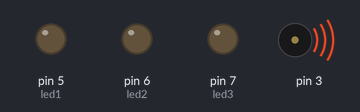
Simulated run of this sketch. Board: Arduino Uno, built with avr-gcc and run on an emulated ATmega328P. Parts: output pins drawn as LEDs (lit = HIGH), buzzer (waves = sounding).

Above: at 0.1 s.
At 5.04 s:
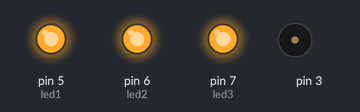
At 11.1 s:
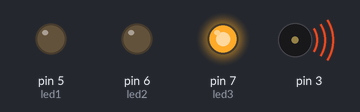
At 19.4 s:
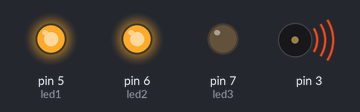
At 29.89 s:
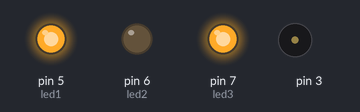
At 38.7 s:
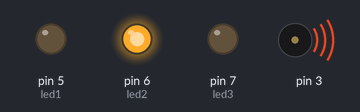
Timing chart, 0 to 40.0 s (numbered marks = the images above):
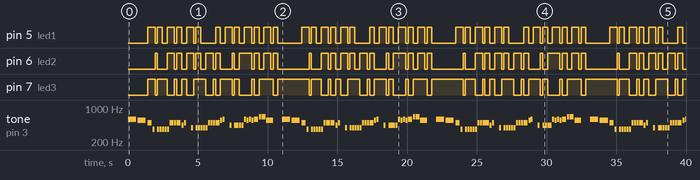

Measured:
- by itself, pin 5 (led1), pin 6 (led2): moves between LOW and HIGH, repeating every 11.0 s
- by itself, tone on pin 3: plays 587 Hz for 0.58 s, 554 Hz for 0.58 s, 494 Hz for 0.29 s, 370 Hz for 0.14 s, 370 Hz for 0.14 s, 370 Hz for 0.14 s … (147 notes in this stretch)
- by itself, pin 7 (led3): repeats every 11.0 s: LOW 0.16 s, HIGH 0.70 s, LOW 0.53 s, HIGH 0.18 s, LOW 0.35 s, HIGH 0.35 s, LOW 0.50 s, HIGH 0.86 s, LOW 0.53 s, HIGH 0.18 s, LOW 0.35 s, HIGH 0.85 s, LOW 0.16 s, HIGH 0.35 s, LOW 0.88 s, HIGH 0.18 s, LOW 0.35 s, HIGH 1.0 s, LOW 0.32 s, HIGH 2.3 s

The sketch:

code.ino
```cpp
//Electronics is Fun
//www.facebook.com/Electronics is Fun
//www.yotube.com/Electronics is Fun

 #include "pitches.h"
int led1=5;
int led2=6;
int led3=7;
int noteDuration;
int pauseBetweenNotes = 0;
int negra;
void setup() {
  pinMode(led1, OUTPUT);
  pinMode(led2, OUTPUT);
  pinMode(led3, OUTPUT);
  negra=640;


}

void loop() {

 chorus();
}

void chorus(){
     notars(negra, NOTE_D5);
     notars(negra, NOTE_CS5);digitalWrite(led1, HIGH);
     digitalWrite(led3, HIGH);
     digitalWrite(led2, LOW);// (1)
     notars(negra/2, NOTE_B4);
     notars(negra/4, NOTE_FS4);digitalWrite(led1, LOW);
     digitalWrite(led3, LOW);
     digitalWrite(led2, HIGH);// (2)
     delay(negra/4); digitalWrite(led3, HIGH);
     digitalWrite(led1, HIGH);
     digitalWrite(led2, LOW);// (3)
     notars(negra/4, NOTE_FS4);
     notars(negra/4, NOTE_FS4);
     digitalWrite(led1, LOW);
     digitalWrite(led2, LOW);
     digitalWrite(led3, HIGH);// (4)
     notars(negra/4, NOTE_FS4);
     notars(negra/4, NOTE_FS4);digitalWrite(led1, HIGH);   //  (1)
     digitalWrite(led2, HIGH);
     digitalWrite(led3, LOW);
     notars(negra/4, NOTE_FS4);

     notars(negra/4, NOTE_B4);
     notars(negra/4, NOTE_B4);digitalWrite(led1, LOW);
     digitalWrite(led2, LOW);
     digitalWrite(led3, HIGH);//  (2)
     notars(negra/4, NOTE_B4);digitalWrite(led1, HIGH);
     digitalWrite(led2, HIGH);
     digitalWrite(led3, LOW);//  (3)
     notars(negra/2, NOTE_B4);digitalWrite(led1, LOW);
     digitalWrite(led2, LOW);
     digitalWrite(led3, HIGH);//  (4)

     notars(negra/4, NOTE_A4);

     notars(negra/4, NOTE_B4);digitalWrite(led1, HIGH);
     digitalWrite(led2, HIGH);
     digitalWrite(led3, LOW);//  (1)
     delay(negra/4);
     delay(negra/4);
     notars(negra/4, NOTE_G4);  digitalWrite(led1, LOW);
     digitalWrite(led2, LOW);
     digitalWrite(led3, HIGH);//  (2)
     delay(negra/4);digitalWrite(led1, HIGH);
     digitalWrite(led2, HIGH);
     digitalWrite(led3, HIGH);//  (3)
//......
     notars(negra/4, NOTE_G4);
     notars(negra/4, NOTE_G4);digitalWrite(led1, LOW);
     digitalWrite(led2, LOW);
     digitalWrite(led3, HIGH);//  (4)
     notars(negra/4, NOTE_G4);
     notars(negra/4, NOTE_G4);digitalWrite(led2, HIGH);
     digitalWrite(led1, LOW);
     digitalWrite(led3, LOW);//  (1)
     notars(negra/4, NOTE_G4);

     notars(negra/4, NOTE_B4);
     notars(negra/4, NOTE_B4);  digitalWrite(led1, LOW);
     digitalWrite(led2, LOW);
     digitalWrite(led3, HIGH);//  (2)
     notars(negra/4, NOTE_B4);digitalWrite(led1, HIGH);
     digitalWrite(led2, HIGH);
     digitalWrite(led3, LOW);//  (3)
     notars(negra/2, NOTE_B4);digitalWrite(led1, LOW);
     digitalWrite(led2, LOW);
     digitalWrite(led3, HIGH);//  (4)

     notars(negra/4, NOTE_CS5);
     notars(negra/4, NOTE_D5);digitalWrite(led1, HIGH);
     digitalWrite(led3, HIGH);
     digitalWrite(led2, LOW);//  (1)
     delay(negra/4);
     delay(negra/4);
     notars(negra/4, NOTE_A4);digitalWrite(led1, LOW);
     digitalWrite(led3, LOW);
     digitalWrite(led2, HIGH);//  (2)
     delay(negra/4);digitalWrite(led1, HIGH);
     digitalWrite(led3, HIGH);
     digitalWrite(led2, LOW);//  (3)

     notars(negra/4, NOTE_A4);
     notars(negra/4, NOTE_A4);digitalWrite(led1, LOW);
     digitalWrite(led3, LOW);
     digitalWrite(led2, HIGH);//  (4)
     notars(negra/4, NOTE_A4);
     notars(negra/4, NOTE_A4);digitalWrite(led1, HIGH);
     digitalWrite(led2, HIGH);
     digitalWrite(led3, LOW);//  (1)

     notars(negra/4, NOTE_D5);
     notars(negra/4, NOTE_CS5);
     notars(negra/4, NOTE_D5);digitalWrite(led1, LOW);
     digitalWrite(led2, LOW);
     digitalWrite(led3, HIGH);//  (2)
     notars(negra/4, NOTE_CS5);digitalWrite(led1, HIGH);
     digitalWrite(led2, HIGH);
     digitalWrite(led3, LOW);//  (3)
     notars(negra/2, NOTE_D5);digitalWrite(led1, LOW);
     digitalWrite(led2, LOW);
     digitalWrite(led3, HIGH);//  (4)
     //
     notars(negra/4, NOTE_E5);
     notars_jai(negra/2, NOTE_E5,negra/4);  // (1)
//     notars(negra/2, NOTE_E5);

    //-----------------------------------------------
      tone(3,NOTE_CS5 ,negra*3/4);
    //-----------------------------------------------
      delay(negra/4);
      delay(negra/4);
     digitalWrite(led1, LOW);
     digitalWrite(led2, LOW);
     digitalWrite(led3, HIGH);//  (2)
      delay(negra/4);
     digitalWrite(led1, HIGH);
     digitalWrite(led2, HIGH);
     digitalWrite(led3, LOW);//  (3)
     noTone(3);
     delay(negra/4);

     //--------------
     delay(negra/4);
     digitalWrite(led1, LOW);
     digitalWrite(led2, LOW);
     digitalWrite(led3, HIGH);//  (4)

     delay(negra/4);
     delay(negra/4);

}
void notars(int noteDuration,int LaNota ){

    //noteDuration=negra/4;
  tone(3,LaNota ,noteDuration*0.9);
//      pauseBetweenNotes = noteDuration * 1.30;
      pauseBetweenNotes = noteDuration * 1.1;
      delay(pauseBetweenNotes);
      noTone(3);


}
void notars_jai(int noteDuration,int LaNota ,int Desfase){

    //noteDuration=negra/4;
  tone(3,LaNota ,noteDuration*0.9);
//      pauseBetweenNotes = noteDuration * 1.30;
      pauseBetweenNotes = noteDuration * 1.1;
      delay(Desfase);

       digitalWrite(led1, HIGH);
       digitalWrite(led2, HIGH);
       digitalWrite(led3, HIGH);//  (1)

        delay(pauseBetweenNotes-Desfase);
      noTone(3);


}
```
